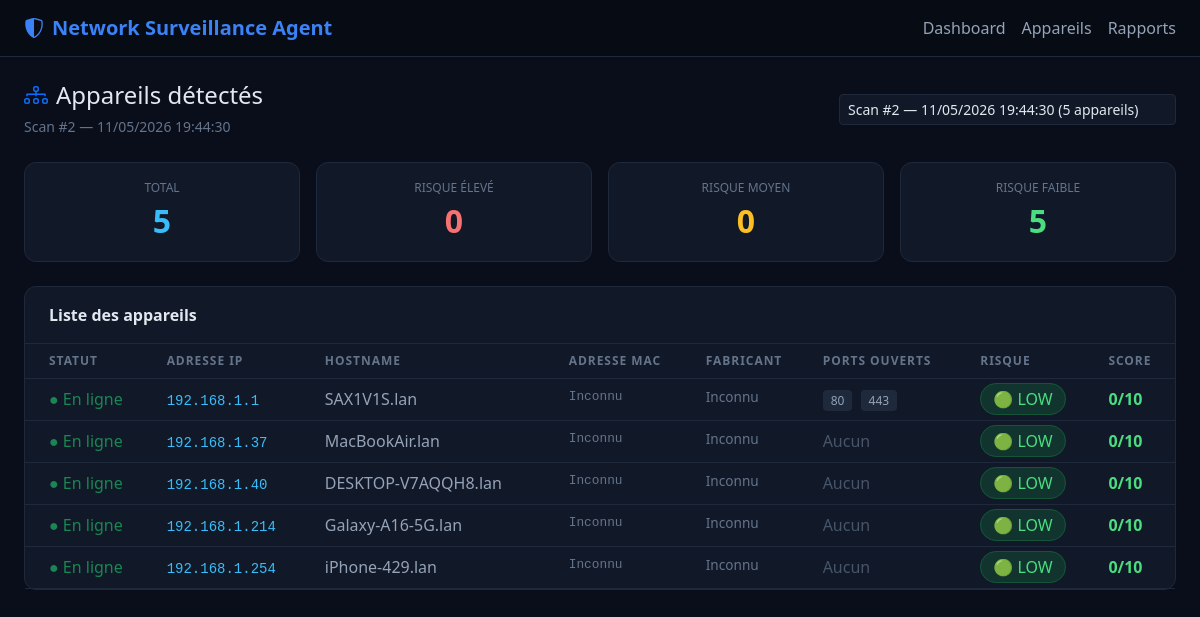
/devices, run on the app's committed database.
### tables this page shows
CREATE TABLE scans (
                id INTEGER PRIMARY KEY AUTOINCREMENT,
                started_at TEXT NOT NULL,
                finished_at TEXT,
                network_range TEXT,
                total_devices INTEGER DEFAULT 0,
                high_risk INTEGER DEFAULT 0,
                medium_risk INTEGER DEFAULT 0,
                low_risk INTEGER DEFAULT 0,
                global_score INTEGER DEFAULT 0,
                status TEXT DEFAULT 'running'
            );

CREATE TABLE devices (
                id INTEGER PRIMARY KEY AUTOINCREMENT,
                scan_id INTEGER NOT NULL,
                ip TEXT NOT NULL,
                mac TEXT DEFAULT 'Inconnu',
                hostname TEXT DEFAULT 'Inconnu',
                vendor TEXT DEFAULT 'Inconnu',
                open_ports TEXT DEFAULT '[]',
                risk_level TEXT DEFAULT 'low',
                risk_score INTEGER DEFAULT 0,
                detected_at TEXT NOT NULL,
                FOREIGN KEY (scan_id) REFERENCES scans(id)
            );

### web/app.py (the view)
@app.route("/devices")
def devices_page():
    scan_id = request.args.get("scan_id", type=int)
    if not scan_id:
        latest = get_latest_scan()
        if latest:
            scan_id = latest["id"]
    devices = []
    scan = None
    if scan_id:
        devices = get_devices(scan_id)
        scan = get_scan(scan_id)
        for d in devices:
            a = get_analysis(d["id"])
            if a:
                d["explanation"] = a.get("explanation", "")
                d["recommendations"] = a.get("recommendations", [])
    scans = get_scans(limit=10)
    return render_template("devices.html",
        devices=devices,
        scan=scan,
        scans=scans,
        selected_scan_id=scan_id,
    )

### app/database.py (called while the page is built)
def get_connection() -> sqlite3.Connection:
    conn = sqlite3.connect(DB_PATH)
    conn.row_factory = sqlite3.Row
    conn.execute("PRAGMA journal_mode=WAL")
    return conn

def get_scans(limit: int = 20) -> list:
    with get_connection() as conn:
        rows = conn.execute(
            "SELECT * FROM scans ORDER BY started_at DESC LIMIT ?", (limit,)
        ).fetchall()
        return [dict(r) for r in rows]

def get_scan(scan_id: int) -> Optional[dict]:
    with get_connection() as conn:
        row = conn.execute("SELECT * FROM scans WHERE id = ?", (scan_id,)).fetchone()
        return dict(row) if row else None

def get_latest_scan() -> Optional[dict]:
    with get_connection() as conn:
        row = conn.execute(
            "SELECT * FROM scans WHERE status = 'completed' ORDER BY finished_at DESC LIMIT 1"
        ).fetchone()
        return dict(row) if row else None

def get_devices(scan_id: int) -> list:
    with get_connection() as conn:
        rows = conn.execute(
            "SELECT * FROM devices WHERE scan_id = ? ORDER BY risk_score DESC",
            (scan_id,)
        ).fetchall()
        result = []
        for r in rows:
            d = dict(r)
            d["open_ports"] = json.loads(d["open_ports"])
            result.append(d)
        return result

def get_analysis(device_id: int) -> Optional[dict]:
    with get_connection() as conn:
        row = conn.execute(
            "SELECT * FROM analyses WHERE device_id = ? ORDER BY analyzed_at DESC LIMIT 1",
            (device_id,)
        ).fetchone()
        if row:
            d = dict(row)
            d["recommendations"] = json.loads(d["recommendations"])
            return d
        return None

### app/utils.py (called while the page is built)
def format_timestamp(iso_string: str) -> str:
    try:
        dt = datetime.fromisoformat(iso_string)
        return dt.strftime("%d/%m/%Y %H:%M:%S")
    except Exception:
        return iso_string

def risk_to_emoji(risk_level: str) -> str:
    return {
        "high": "🔴",
        "medium": "🟡",
        "low": "🟢",
    }.get(risk_level, "⚪")

### web/app.py (called while the page is built)
@app.template_filter("format_ts")
def format_ts_filter(value):
    return format_timestamp(value) if value else "—"

@app.template_filter("risk_emoji")
def risk_emoji_filter(value):
    return risk_to_emoji(value)

### web/templates/devices.html (shortened to what this page needs)
<!DOCTYPE html>
<html lang="fr" data-bs-theme="dark">
<head>
    <link href="https://cdn.jsdelivr.net/npm/bootstrap@5.3.0/dist/css/bootstrap.min.css" rel="stylesheet">
    <link href="https://cdn.jsdelivr.net/npm/bootstrap-icons@1.11.0/font/bootstrap-icons.css" rel="stylesheet">
</head>
<body>
<nav class="navbar navbar-expand-lg sticky-top">
    <div class="container-fluid px-4">
        <a class="navbar-brand" href="/"><i class="bi bi-shield-shaded me-2"></i>Network Surveillance Agent</a>
        <div class="d-flex gap-3 ms-auto">
            <a class="nav-link" href="/">Dashboard</a>
            <a class="nav-link active" href="/devices">Appareils</a>
            <a class="nav-link" href="/reports">Rapports</a>
        </div>
    </div>
</nav>
<div class="container-fluid px-4 py-4">
    <div class="d-flex align-items-center justify-content-between mb-4">
        <div>
            <h4 class="mb-1" style="color:#e2e8f0;"><i class="bi bi-diagram-3 me-2 text-primary"></i>Appareils détectés</h4>
            {% if scan %}<small style="color:#64748b;">Scan #{{ scan.id }} — {{ scan.started_at|format_ts }}</small>{% endif %}
        </div>
        {% if scans %}
        <select class="form-select form-select-sm" style="width:auto;background:#111827;border-color:#1e293b;color:#e2e8f0;" onchange="location.href='/devices?scan_id='+this.value">
            {% for s in scans %}
            <option value="{{ s.id }}" {{ 'selected' if s.id == selected_scan_id }}>Scan #{{ s.id }} — {{ s.started_at|format_ts }} ({{ s.total_devices }} appareils)</option>
            {% endfor %}
        </select>
        {% endif %}
    </div>
    {% if devices %}
    <div class="row g-3 mb-4">
        {% set high_count = devices|selectattr('risk_level','equalto','high')|list|length %}
        {% set medium_count = devices|selectattr('risk_level','equalto','medium')|list|length %}
        {% set low_count = devices|selectattr('risk_level','equalto','low')|list|length %}
        <div class="col-3"><div class="card p-3 text-center"><div style="color:#64748b;font-size:0.75rem;text-transform:uppercase;">Total</div><div style="font-size:2rem;font-weight:700;color:#38bdf8;">{{ devices|length }}</div></div></div>
        <div class="col-3"><div class="card p-3 text-center"><div style="color:#64748b;font-size:0.75rem;text-transform:uppercase;">Risque élevé</div><div style="font-size:2rem;font-weight:700;color:#f87171;">{{ high_count }}</div></div></div>
        <div class="col-3"><div class="card p-3 text-center"><div style="color:#64748b;font-size:0.75rem;text-transform:uppercase;">Risque moyen</div><div style="font-size:2rem;font-weight:700;color:#fbbf24;">{{ medium_count }}</div></div></div>
        <div class="col-3"><div class="card p-3 text-center"><div style="color:#64748b;font-size:0.75rem;text-transform:uppercase;">Risque faible</div><div style="font-size:2rem;font-weight:700;color:#4ade80;">{{ low_count }}</div></div></div>
    </div>
    <div class="card mb-4">
        <div class="card-header py-3 px-4">
            <span style="font-weight:600;color:#e2e8f0;">Liste des appareils</span>
        </div>
        <div class="card-body p-0">
            <table class="table table-hover mb-0">
                <thead><tr>
                    <th class="ps-4">Statut</th>
                    <th>Adresse IP</th>
                    <th>Hostname</th>
                    <th>Adresse MAC</th>
                    <th>Fabricant</th>
                    <th>Ports ouverts</th>
                    <th>Risque</th>
                    <th>Score</th>
                </tr></thead>
                <tbody>
                {% for d in devices|sort(attribute='risk_score', reverse=True) %}
                <tr style="cursor:pointer;" onclick="showDetail('{{ d.id }}')">
                    <td class="ps-4"><span class="text-success">● En ligne</span></td>
                    <td><code style="color:#38bdf8;">{{ d.ip }}</code></td>
                    <td style="color:#94a3b8;">{{ d.hostname[:25] }}</td>
                    <td style="color:#64748b;font-size:0.8rem;font-family:monospace;">{{ d.mac }}</td>
                    <td style="color:#64748b;font-size:0.85rem;">{{ d.vendor[:15] }}</td>
                    <td>
                        {% set ports = d.open_ports|from_json if d.open_ports is string else d.open_ports %}
                        {% for p in ports[:5] %}
                            {% set pnum = p.port if p is mapping else p %}
                            <span class="port-badge {{ 'danger' if pnum in [21,23,3306,5432,3389] else '' }} me-1">{{ pnum }}</span>
                        {% endfor %}
                        {% if not ports %}<span style="color:#475569;">Aucun</span>{% endif %}
                    </td>
                    <td><span class="badge-{{ d.risk_level }}">{{ d.risk_level|risk_emoji }} {{ d.risk_level|upper }}</span></td>
                    <td><strong style="color:{{ '#f87171' if d.risk_score >= 4 else '#fbbf24' if d.risk_score >= 2 else '#4ade80' }}">{{ d.risk_score }}/10</strong></td>
                </tr>
                {% endfor %}
                </tbody>
            </table>
        </div>
    </div>
    {% else %}
    <div class="card p-5 text-center" style="color:#475569;">
        <i class="bi bi-radar" style="font-size:3rem;"></i>
        <p class="mt-3">Aucun appareil — lance un scan depuis le <a href="/">Dashboard</a></p>
    </div>
    {% endif %}
</div>
</body>
</html>

### web/templates/devices.html (style rules this page uses)
body { background: #0a0e1a; font-family: 'Segoe UI', sans-serif; }
.navbar { background: #070b14 !important; border-bottom: 1px solid #1e293b; }
.navbar-brand { color: #3b82f6 !important; font-weight: 700; }
.nav-link { color: #94a3b8 !important; }
.card { background: #111827; border: 1px solid #1e293b; border-radius: 12px; }
.card-header { background: transparent; border-bottom: 1px solid #1e293b; }
.table { --bs-table-bg: transparent; --bs-table-border-color: #1e293b; }
.table > thead > tr > th { color: #64748b; font-size: 0.75rem; text-transform: uppercase; letter-spacing: 0.08em; }
.badge-low { background: rgba(22,163,74,0.2); color: #4ade80; border: 1px solid rgba(22,163,74,0.3); padding: 4px 12px; border-radius: 20px; }
.port-badge { background: #1e293b; color: #94a3b8; padding: 2px 8px; border-radius: 4px; font-size: 0.75rem; }

### data on the page
scans: id "2", started_at "11/05/2026 19:44:30"
devices: ip "192.168.1.1", hostname "SAX1V1S.lan", mac "Inconnu", vendor "Inconnu", risk_level|risk_emoji "🟢", risk_level "LOW"
devices: ip "192.168.1.37", hostname "MacBookAir.lan", mac "Inconnu", vendor "Inconnu", risk_level|risk_emoji "🟢", risk_level "LOW"
devices: ip "192.168.1.40", hostname "DESKTOP-V7AQQH8.lan", mac "Inconnu", vendor "Inconnu", risk_level|risk_emoji "🟢", risk_level "LOW"
devices: ip "192.168.1.214", hostname "Galaxy-A16-5G.lan", mac "Inconnu", vendor "Inconnu", risk_level|risk_emoji "🟢", risk_level "LOW"
devices: ip "192.168.1.254", hostname "iPhone-429.lan", mac "Inconnu", vendor "Inconnu", risk_level|risk_emoji "🟢", risk_level "LOW"

### other printed values
{{ devices|length }} "5"
{{ high_count }} "0"
{{ medium_count }} "0"
{{ low_count }} "5"
{{ pnum }} "80" "443"
{{ d.risk_score }} "0" "0" "0" "0" "0"
